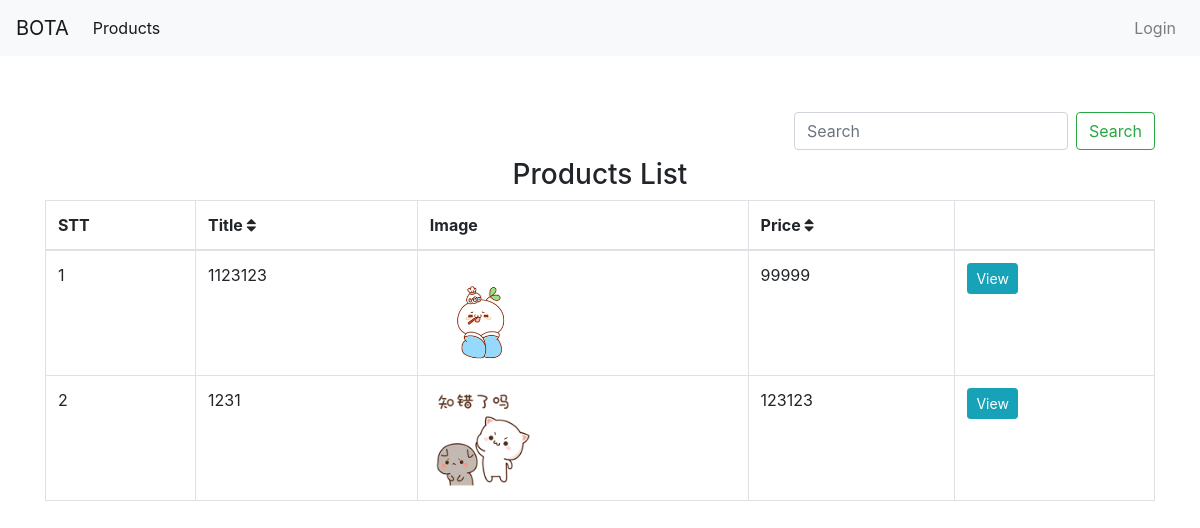
Before: / with the older database file.
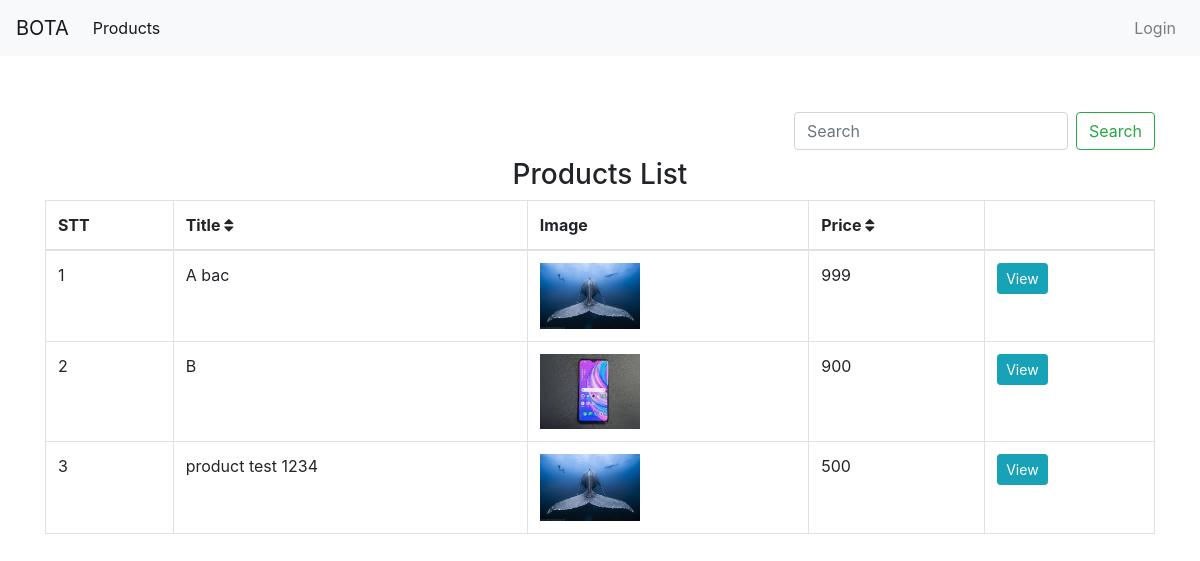
After: the same page with the newer database file.
### tables this page shows
CREATE TABLE IF NOT EXISTS `bota_product` (
  `id` int(11) NOT NULL,
  `title` varchar(200) NOT NULL,
  `description` text,
  `img` varchar(200) DEFAULT NULL,
  `price` decimal(10,0) NOT NULL DEFAULT '0',
  `user_id` int(11) NOT NULL
);

### index.php (the view, shortened to what this page needs)
<?php
require_once "config.php";
$sql = "SELECT * FROM bota_product ";
$sql .= " ORDER BY title ASC ";
$limit = 20;
if (isset($_GET["page"])) {
	$page  = $_GET["page"];
	}
	else{
	$page=1;
};
$skip = ($page-1) * $limit;
$sql .= " LIMIT $limit OFFSET $skip ";
$stmt = $conn->prepare($sql);
$stmt->execute();
$products = $stmt->fetchAll();
?>
<?php
include_once "header.php";
?>
<div class="container py-5">
    <div class="row">
    <div class="col-12">
        <nav class="navbar navbar-light px-0 justify-content-end">
            <form class="form-inline" action="//<?= $domain ?>/<?= isset($_GET['page'])?'?page='.$_GET['page'].'&' : '' ?>" method="get">
                <input class="form-control mr-sm-2" type="search" name='s' placeholder="Search" aria-label="Search">
                <button class="btn btn-outline-success my-2 my-sm-0" type="submit">Search</button>
            </form>
        </nav>
    </div>
        <div class="col-md-12">
            <h3 class="text-center">Products List</h3>
            <table class="table table-bordered">
                <thead>
                    <tr>
                        <th>STT</th>
                        <th id="title_header"> Title <i class="fa fa-sort"></i></th>
                        <th>Image</th>
                        <th id="price_header">Price <i class="fa fa-sort"> </th>
                        <th>
                        </th>
                    </tr>
                </thead>
                <tbody>
                <?php foreach ($products as $key => $product): ?>
                	<tr>
                        <td><?= $skip+$key+1 ?></td>
                        <td><?= $product["title"]?></td>
                        <td><a href=""> <img width="100" src="//<?=$domain ?>/<?= $product["img"]?>" alt=""> </a></td>
                        <td><?= $product["price"]?></td>
                            <td>
                                <a class="btn btn-sm btn-info" href="//<?= $domain ?>/product/detail.php?id=<?= $product["id"]?>">View</a>
                            </td>
                    </tr>
                <?php endforeach ?>
                </tbody>
            </table>
        </div>
    </div>
</div>
<?php
include_once "footer.php";
?>

### header.php (shortened to what this page needs)
<!DOCTYPE html>
<html lang="en">
<head>
    <link rel="stylesheet" href="https://stackpath.bootstrapcdn.com/bootstrap/4.3.1/css/bootstrap.min.css">
    <link rel="stylesheet" href="https://stackpath.bootstrapcdn.com/font-awesome/4.7.0/css/font-awesome.min.css">
</head>
<body>
<?php
   $domain =  $_SERVER['SERVER_NAME'];
   $email = $_SESSION['email'];
?>
<nav class="navbar navbar-expand-lg navbar-light bg-light">
  <a class="navbar-brand" href="//<?= $domain ?>">BOTA</a>
  <div class="collapse navbar-collapse" id="navbarNav">
    <ul class="navbar-nav mr-auto">
      <li class="nav-item active">
        <a class="nav-link" href="//<?= $domain ?>">Products</a>
      </li>
    </ul>
    <ul class="navbar-nav">
    <?php if(isset($email)) :  ?>
    <li class="nav-item dropdown">
        <a class="nav-link dropdown-toggle" href="#" id="navbarDropdownMenuLink" data-toggle="dropdown" aria-haspopup="true" aria-expanded="false">
         Xin chào <?= $email ?>
        </a>
        <div class="dropdown-menu" aria-labelledby="navbarDropdownMenuLink">
          <a class="dropdown-item" href="//<?= $domain ?>/user/handleLogout.php">Logout</a>
        </div>
      </li>
    <?php  else: ?>
      <li class="nav-item">
        <a class="nav-link" href="//<?= $domain ?>/login.php">Login</a>
      </li>
    <?php endif; ?>
    </ul>
  </div>
</nav>

### footer.php (shortened to what this page needs)
</body>
</html>

Changed rows visible on the page:
removed bota_product: key "1", title "1123123", img (picture), price "99999"
removed bota_product: key "2", title "1231", img (picture), price "123123"
added bota_product: key "1", title "A bac", img (picture), price "999"
added bota_product: key "2", title "B", img (picture), price "900"
added bota_product: key "3", title "product test 1234", img (picture), price "500"
